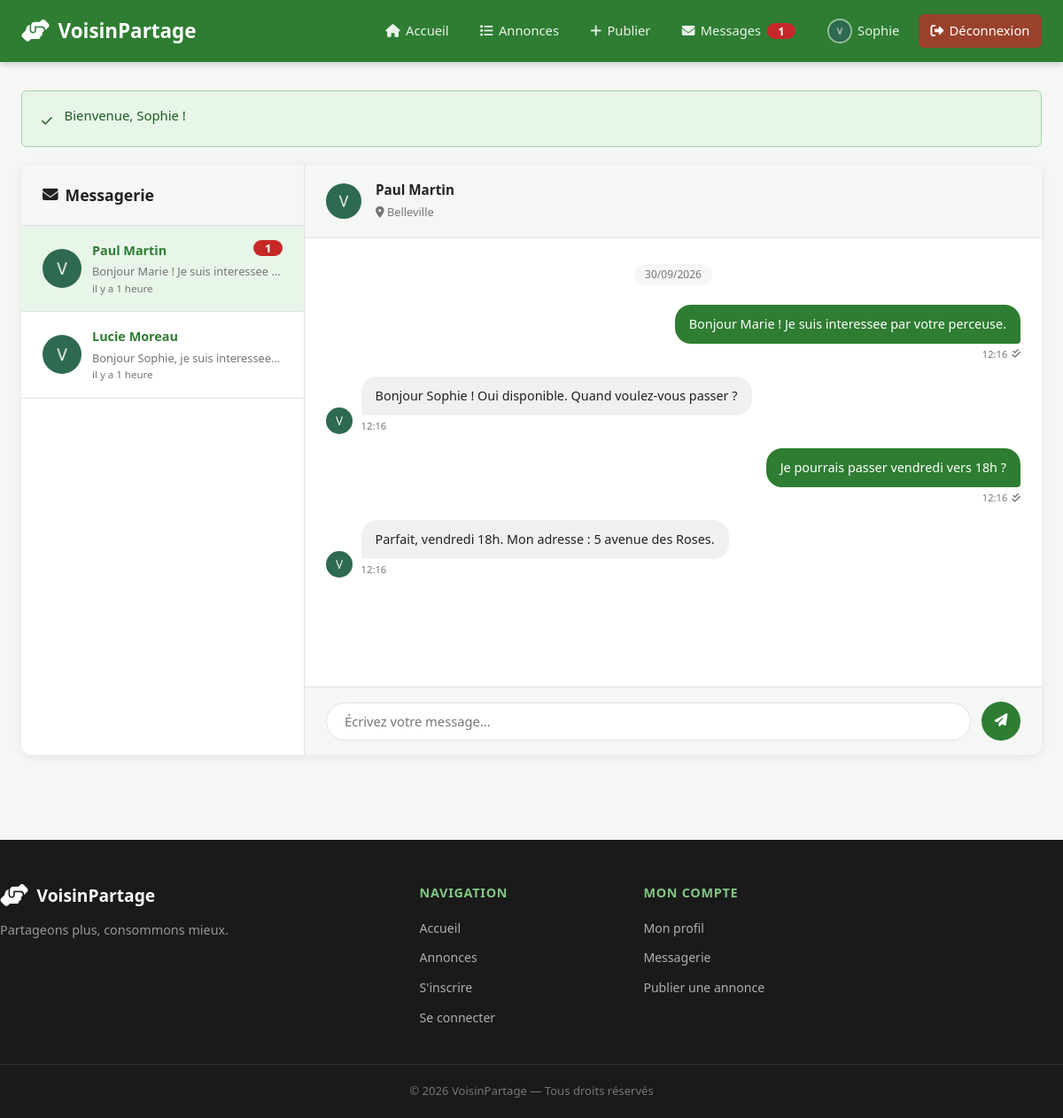
Screenshot of /messages/messagerie.php?interlocuteur=2 (signed in) with the database file from the repository.
### tables this page shows
CREATE TABLE IF NOT EXISTS utilisateurs (
    id_utilisateur  INT UNSIGNED      NOT NULL AUTO_INCREMENT,
    nom             VARCHAR(100)      NOT NULL,
    prenom          VARCHAR(100)      NOT NULL,
    email           VARCHAR(255)      NOT NULL UNIQUE,
    mot_de_passe    VARCHAR(255)      NOT NULL,
    telephone       VARCHAR(20)       DEFAULT NULL,
    adresse         VARCHAR(255)      DEFAULT NULL,
    quartier        VARCHAR(100)      DEFAULT NULL,
    photo_profil    VARCHAR(255)      NOT NULL DEFAULT 'default.png',
    role            ENUM('utilisateur','administrateur') NOT NULL DEFAULT 'utilisateur',
    actif           TINYINT(1)        NOT NULL DEFAULT 1,
    date_inscription DATETIME         NOT NULL DEFAULT CURRENT_TIMESTAMP,
    PRIMARY KEY (id_utilisateur)
);

CREATE TABLE IF NOT EXISTS messages (
    id_message      INT UNSIGNED NOT NULL AUTO_INCREMENT,
    id_expediteur   INT UNSIGNED NOT NULL,
    id_destinataire INT UNSIGNED NOT NULL,
    contenu         TEXT         NOT NULL,
    date_envoi      DATETIME     NOT NULL DEFAULT CURRENT_TIMESTAMP,
    lu              TINYINT(1)   NOT NULL DEFAULT 0,
    PRIMARY KEY (id_message),
    CONSTRAINT fk_msg_expediteur   FOREIGN KEY (id_expediteur)
        REFERENCES utilisateurs(id_utilisateur) ON DELETE CASCADE ON UPDATE CASCADE,
    CONSTRAINT fk_msg_destinataire FOREIGN KEY (id_destinataire)
        REFERENCES utilisateurs(id_utilisateur) ON DELETE CASCADE ON UPDATE CASCADE
);

### messages/messagerie.php (the view, shortened to what this page needs)
<?php
require_once '../includes/functions.php';
$pdo    = getDB();
$userId = (int)$_SESSION['user_id'];
$interlocuteurId = (int)($_GET['interlocuteur'] ?? 0);
$stmtConv = $pdo->prepare("
    SELECT
        u.id_utilisateur, u.prenom, u.nom, u.photo_profil, u.quartier,
        (SELECT contenu FROM messages
         WHERE (id_expediteur = u.id_utilisateur AND id_destinataire = :uid1)
            OR (id_expediteur = :uid2 AND id_destinataire = u.id_utilisateur)
         ORDER BY date_envoi DESC LIMIT 1) AS dernier_message,
        (SELECT date_envoi FROM messages
         WHERE (id_expediteur = u.id_utilisateur AND id_destinataire = :uid3)
            OR (id_expediteur = :uid4 AND id_destinataire = u.id_utilisateur)
         ORDER BY date_envoi DESC LIMIT 1) AS date_dernier,
        (SELECT COUNT(*) FROM messages
         WHERE id_expediteur = u.id_utilisateur AND id_destinataire = :uid5 AND lu = 0) AS non_lus
    FROM utilisateurs u
    WHERE u.id_utilisateur IN (
        SELECT DISTINCT IF(id_expediteur = :uid6, id_destinataire, id_expediteur)
        FROM messages
        WHERE id_expediteur = :uid7 OR id_destinataire = :uid8
    )
    ORDER BY date_dernier DESC
");
$stmtConv->execute([
    ':uid1' => $userId, ':uid2' => $userId, ':uid3' => $userId,
    ':uid4' => $userId, ':uid5' => $userId, ':uid6' => $userId,
    ':uid7' => $userId, ':uid8' => $userId,
]);
$conversations = $stmtConv->fetchAll();
$messages         = [];
$interlocuteur    = null;
if ($interlocuteurId > 0) {
    $stmtInter = $pdo->prepare('SELECT * FROM utilisateurs WHERE id_utilisateur = ? AND actif = 1');
    $stmtInter->execute([$interlocuteurId]);
    $interlocuteur = $stmtInter->fetch();
    if ($interlocuteur) {
        $pdo->prepare('UPDATE messages SET lu = 1 WHERE id_expediteur = ? AND id_destinataire = ?')
            ->execute([$interlocuteurId, $userId]);
        $stmtMsg = $pdo->prepare("
            SELECT m.*, u.prenom, u.nom, u.photo_profil
            FROM messages m
            JOIN utilisateurs u ON m.id_expediteur = u.id_utilisateur
            WHERE (m.id_expediteur = :uid1 AND m.id_destinataire = :inter1)
               OR (m.id_expediteur = :inter2 AND m.id_destinataire = :uid2)
            ORDER BY m.date_envoi ASC
        ");
        $stmtMsg->execute([
            ':uid1' => $userId, ':inter1' => $interlocuteurId,
            ':inter2' => $interlocuteurId, ':uid2' => $userId,
        ]);
        $messages = $stmtMsg->fetchAll();
    }
}
require_once '../includes/header.php';
?>
<div class="messagerie-layout">
    <aside class="conversations-sidebar">
        <div class="conv-header">
            <h2><i class="fa-solid fa-envelope"></i> Messagerie</h2>
        </div>
        <?php if (empty($conversations)): ?>
            <div class="conv-empty">
                <i class="fa-solid fa-comment-slash"></i>
                <p>Aucune conversation.<br>Contactez un voisin depuis une annonce !</p>
                <a href="../annonces/liste.php" class="btn btn-sm btn-primary">Voir les annonces</a>
            </div>
        <?php else: ?>
            <ul class="conv-list">
                <?php foreach ($conversations as $conv): ?>
                    <?php
                    $isActive = (int)$conv['id_utilisateur'] === $interlocuteurId;
                    ?>
                    <li class="conv-item <?= $isActive ? 'active' : '' ?>
                                         <?= $conv['non_lus'] > 0 ? 'has-unread' : '' ?>">
                        <a href="messagerie.php?interlocuteur=<?= $conv['id_utilisateur'] ?>">
                            <img src="<?= imgProfil($conv['photo_profil']) ?>"
                                 alt="<?= e($conv['prenom']) ?>"
                                 class="conv-avatar"
                                 onerror="this.src='/voisinpartage/assets/images/default.png'">
                            <div class="conv-info">
                                <div class="conv-name">
                                    <?= e($conv['prenom']) ?> <?= e($conv['nom']) ?>
                                    <?php if ($conv['non_lus'] > 0): ?>
                                        <span class="badge"><?= $conv['non_lus'] ?></span>
                                    <?php endif; ?>
                                </div>
                                <?php if ($conv['dernier_message']): ?>
                                    <div class="conv-preview">
                                        <?= e(mb_substr($conv['dernier_message'], 0, 40)) ?>...
                                    </div>
                                    <div class="conv-date">
                                        <?= formaterDate($conv['date_dernier']) ?>
                                    </div>
                                <?php endif; ?>
                            </div>
                        </a>
                    </li>
                <?php endforeach; ?>
            </ul>
        <?php endif; ?>
    </aside>
    <div class="chat-main">
        <?php if ($interlocuteur): ?>
            <div class="chat-header">
                <img src="<?= imgProfil($interlocuteur['photo_profil']) ?>"
                     alt="<?= e($interlocuteur['prenom']) ?>"
                     class="chat-header-avatar"
                     onerror="this.src='/voisinpartage/assets/images/default.png'">
                <div>
                    <strong><?= e($interlocuteur['prenom']) ?> <?= e($interlocuteur['nom']) ?></strong>
                    <?php if ($interlocuteur['quartier']): ?>
                        <span class="chat-location">
                            <i class="fa-solid fa-location-dot"></i> <?= e($interlocuteur['quartier']) ?>
                        </span>
                    <?php endif; ?>
                </div>
            </div>
            <div class="chat-messages" id="chatMessages">
                <?php if (empty($messages)): ?>
                    <div class="chat-empty">
                        <i class="fa-solid fa-comment"></i>
                        <p>Démarrez la conversation !</p>
                    </div>
                <?php else: ?>
                    <?php
                    $lastDate = '';
                    foreach ($messages as $msg):
                        $dateMsg = (new DateTime($msg['date_envoi']))->format('d/m/Y');
                        if ($dateMsg !== $lastDate):
                            $lastDate = $dateMsg;
                    ?>
                        <div class="chat-date-separator">
                            <span><?= $dateMsg ?></span>
                        </div>
                    <?php endif; ?>
                    <div class="chat-bubble <?= (int)$msg['id_expediteur'] === $userId ? 'sent' : 'received' ?>">
                        <?php if ((int)$msg['id_expediteur'] !== $userId): ?>
                            <img src="<?= imgProfil($msg['photo_profil']) ?>"
                                 alt="<?= e($msg['prenom']) ?>"
                                 class="bubble-avatar"
                                 onerror="this.src='/voisinpartage/assets/images/default.png'">
                        <?php endif; ?>
                        <div class="bubble-content">
                            <p><?= nl2br(e($msg['contenu'])) ?></p>
                            <span class="bubble-time">
                                <?= (new DateTime($msg['date_envoi']))->format('H:i') ?>
                                <?php if ((int)$msg['id_expediteur'] === $userId): ?>
                                    <?= $msg['lu'] ? '<i class="fa-solid fa-check-double" title="Lu"></i>' : '<i class="fa-solid fa-check" title="Envoyé"></i>' ?>
                                <?php endif; ?>
                            </span>
                        </div>
                    </div>
                    <?php endforeach; ?>
                <?php endif; ?>
            </div>
            <div class="chat-form-wrap">
                <form method="POST" action="messagerie.php?interlocuteur=<?= $interlocuteurId ?>"
                      class="chat-form" id="chatForm">
                    <textarea name="contenu" class="chat-input" id="chatInput"
                              placeholder="Écrivez votre message..."
                              rows="1" required></textarea>
                    <button type="submit" class="btn btn-primary chat-send">
                        <i class="fa-solid fa-paper-plane"></i>
                    </button>
                </form>
            </div>
        <?php endif; ?>
    </div>
</div>
<?php require_once '../includes/footer.php'; ?>

### rows the page displays
utilisateurs: photo_profil (placeholder picture), prenom "Paul", nom "Martin", non_lus "1", dernier_message "Bonjour Marie ! Je suis interessee…", date_dernier "il y a 1 heure", quartier "Belleville"
utilisateurs: photo_profil (placeholder picture), prenom "Lucie", nom "Moreau", dernier_message "Bonjour Sophie, je suis interessee…", date_dernier "il y a 1 heure"
messages: date_envoi "30/09/2026", contenu "Bonjour Marie ! Je suis interessee par votre perceuse.", date_envoi "12:16", lu 1 (drawn)
messages: id_expediteur.photo_profil (placeholder picture), contenu "Bonjour Sophie ! Oui disponible. Quand voulez-vous passer ?", date_envoi "12:16"
messages: contenu "Je pourrais passer vendredi vers 18h ?", date_envoi "12:16", lu 1 (drawn)
messages: id_expediteur.photo_profil (placeholder picture), contenu "Parfait, vendredi 18h. Mon adresse : 5 avenue des Roses.", date_envoi "12:16"

### other values shown
$nonLus "1"
$_SESSION['prenom'] "Sophie"
$icon "✓"
$message "Bienvenue, Sophie !"
